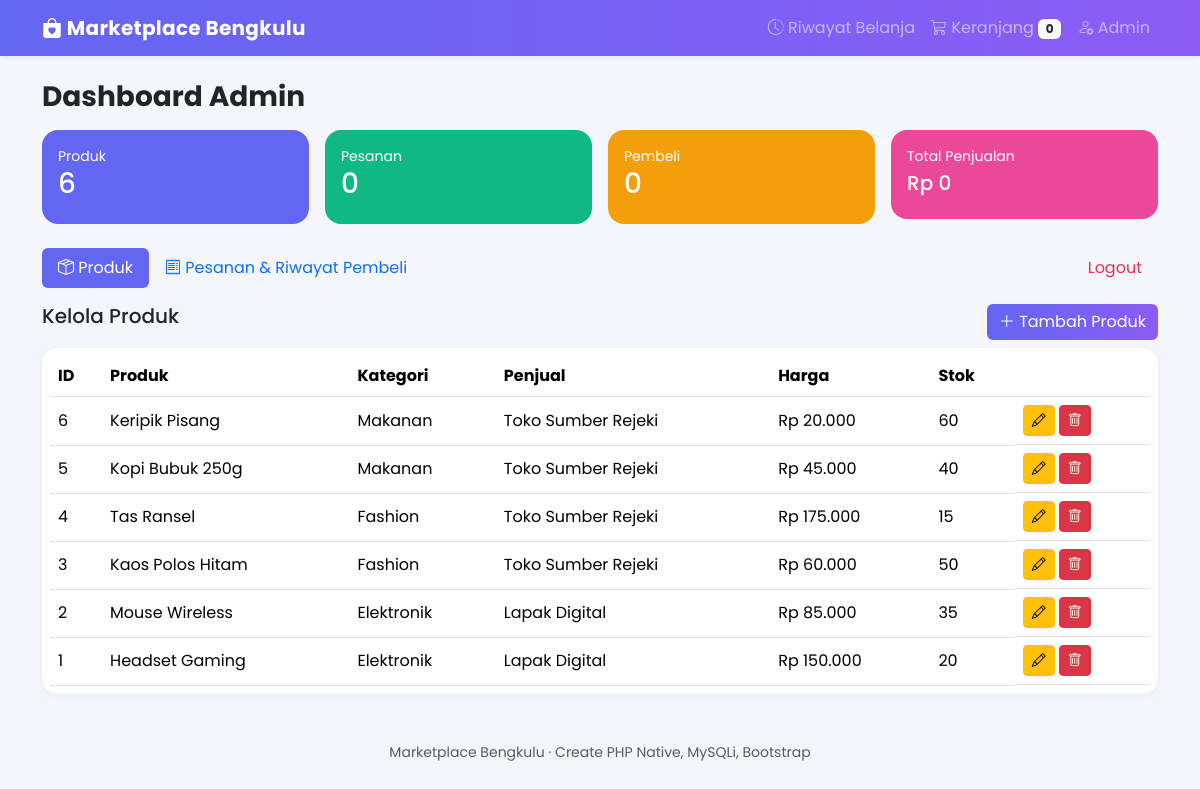
The page /admin/index.php (signed in) on the database its author committed.
### tables this page shows
CREATE TABLE produk(id_produk INT AUTO_INCREMENT PRIMARY KEY,id_penjual INT NOT NULL,id_kategori INT NOT NULL,nama_produk VARCHAR(150) NOT NULL,deskripsi TEXT,harga DECIMAL(12,0) NOT NULL,stok INT NOT NULL DEFAULT 0,gambar VARCHAR(255),
 FOREIGN KEY(id_penjual) REFERENCES penjual(id_penjual),FOREIGN KEY(id_kategori) REFERENCES kategori(id_kategori));

CREATE TABLE kategori(id_kategori INT AUTO_INCREMENT PRIMARY KEY,nama_kategori VARCHAR(50) NOT NULL);

CREATE TABLE penjual(id_penjual INT AUTO_INCREMENT PRIMARY KEY,nama_toko VARCHAR(100) NOT NULL,telepon VARCHAR(20),alamat VARCHAR(255));

### config.example.php (called while the page is built, shortened)
<?php
function rp($n)
{
  return 'Rp ' . number_format($n, 0, ',', '.');
}
function e($s)
{
  return htmlspecialchars((string)$s, ENT_QUOTES, 'UTF-8');
}

### admin/index.php (the view, shortened to what this page needs)
<?php $base = '../'; include '../includes/header.php';
$s = $db->query("SELECT (SELECT COUNT(*) FROM produk) np,(SELECT COUNT(*) FROM pesanan) nps,(SELECT COALESCE(SUM(total),0) FROM pesanan) omzet,(SELECT COUNT(*) FROM pembeli) nb")->fetch_assoc();
$res = $db->query("SELECT p.*, k.nama_kategori, j.nama_toko FROM produk p JOIN kategori k USING(id_kategori) JOIN penjual j USING(id_penjual) ORDER BY id_produk DESC"); ?>
<h3 class="fw-bold mb-3">Dashboard Admin</h3>
<div class="row g-3 mb-4">
 <div class="col-6 col-lg-3"><div class="card stat p-3" style="background:#6366f1"><small>Produk</small><h3><?= $s['np'] ?></h3></div></div>
 <div class="col-6 col-lg-3"><div class="card stat p-3" style="background:#10b981"><small>Pesanan</small><h3><?= $s['nps'] ?></h3></div></div>
 <div class="col-6 col-lg-3"><div class="card stat p-3" style="background:#f59e0b"><small>Pembeli</small><h3><?= $s['nb'] ?></h3></div></div>
 <div class="col-6 col-lg-3"><div class="card stat p-3" style="background:#ec4899"><small>Total Penjualan</small><h5 class="mt-1"><?= rp($s['omzet']) ?></h5></div></div></div>
<?php include '../includes/admin_nav.php'; ?>
<div class="d-flex justify-content-between mb-2"><h5>Kelola Produk</h5><a href="form.php" class="btn btn-grad"><i class="bi bi-plus-lg"></i> Tambah Produk</a></div>
<div class="box p-2"><table class="table align-middle mb-0"><thead><tr><th>ID</th><th>Produk</th><th>Kategori</th><th>Penjual</th><th>Harga</th><th>Stok</th><th></th></tr></thead><tbody>
<?php while ($p = $res->fetch_assoc()): ?>
<tr><td><?= $p['id_produk'] ?></td><td><?= e($p['nama_produk']) ?></td><td><?= e($p['nama_kategori']) ?></td><td><?= e($p['nama_toko']) ?></td><td><?= rp($p['harga']) ?></td><td><?= $p['stok'] ?></td>
<td class="d-flex gap-1"><a href="form.php?id=<?= $p['id_produk'] ?>" class="btn btn-sm btn-warning"><i class="bi bi-pencil"></i></a>
<form method="post" onsubmit="return confirm('Hapus produk ini?')"><button name="hapus" value="<?= $p['id_produk'] ?>" class="btn btn-sm btn-danger"><i class="bi bi-trash"></i></button></form></td></tr>
<?php endwhile; ?></tbody></table></div>
<?php include '../includes/footer.php'; ?>

### assets/style.css (style rules this page uses)
:root { --c1:#6366f1;--c2:#8b5cf6 }
body { background:#f5f6fb;font-family:'Poppins',system-ui,sans-serif }
.btn-grad { background:linear-gradient(90deg,var(--c1),var(--c2));color:#fff;border:0 }
.stat { border:0;border-radius:1rem;color:#fff }
.box { background:#fff;border-radius:1rem;box-shadow:0 2px 10px rgba(0,0,0,.05) }

### rows shown on the page
produk: id_produk "6", nama_produk "Keripik Pisang", id_kategori.nama_kategori "Makanan", id_penjual.nama_toko "Toko Sumber Rejeki", harga "Rp 20.000", stok "60"
produk: id_produk "5", nama_produk "Kopi Bubuk 250g", id_kategori.nama_kategori "Makanan", id_penjual.nama_toko "Toko Sumber Rejeki", harga "Rp 45.000", stok "40"
produk: id_produk "4", nama_produk "Tas Ransel", id_kategori.nama_kategori "Fashion", id_penjual.nama_toko "Toko Sumber Rejeki", harga "Rp 175.000", stok "15"
produk: id_produk "3", nama_produk "Kaos Polos Hitam", id_kategori.nama_kategori "Fashion", id_penjual.nama_toko "Toko Sumber Rejeki", harga "Rp 60.000", stok "50"
produk: id_produk "2", nama_produk "Mouse Wireless", id_kategori.nama_kategori "Elektronik", id_penjual.nama_toko "Lapak Digital", harga "Rp 85.000", stok "35"
produk: id_produk "1", nama_produk "Headset Gaming", id_kategori.nama_kategori "Elektronik", id_penjual.nama_toko "Lapak Digital", harga "Rp 150.000", stok "20"

### other values the page prints
$jml "0"
$s['np'] "6"
$s['nps'] "0"
$s['nb'] "0"
rp($s['omzet']) "Rp 0"
